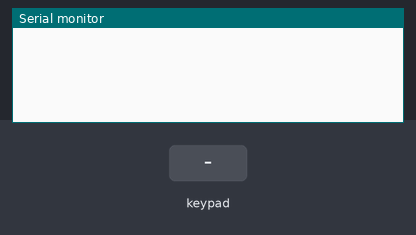
The sketch below on a simulated SparkFun Pro Micro, built with avr-gcc and run on an emulated ATmega32U4. Parts: the last lines printed to the serial monitor. Inputs (shaded band) come from the test bench. USB keyboard and mouse output is not drawn.

Above: at 1.2 s.
1.3 s: key '1' pressed
At 2.5 s:
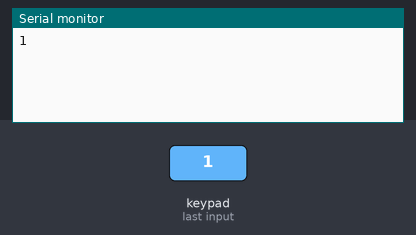
2.8 s: keypad keys 2 3 4 5 # pressed 0.4 s apart
At 5.0 s:
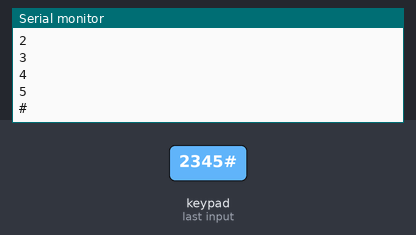
6.3 s: key 'A' pressed
At 6.7 s:
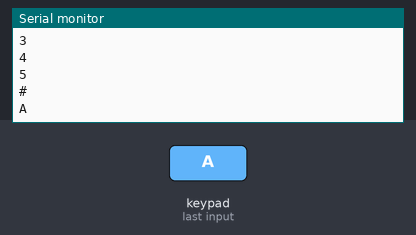
7.8 s: keypad keys 2 3 4 5 * pressed 0.4 s apart
At 10.2 s:
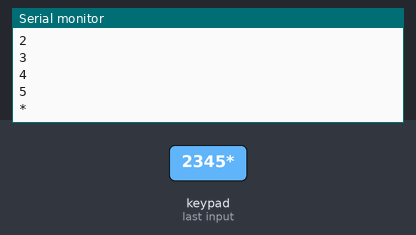
11.3 s: key 'B' pressed
At 12.5 s:
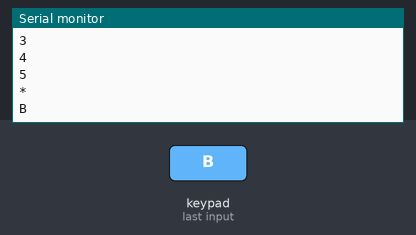
12.8 s: keypad keys 2 3 4 5 D pressed 0.4 s apart
At 15.4 s:
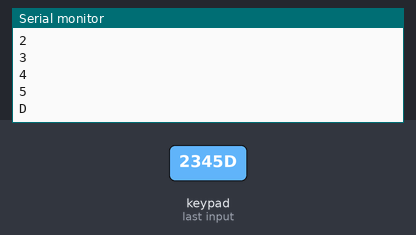
Timing chart, 0 to 16.9 s (numbered marks = the images above; inputs shaded):
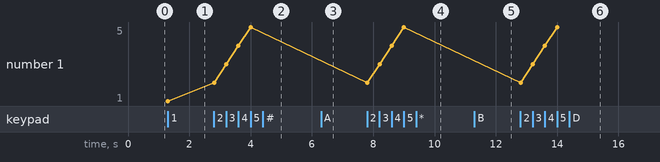

Measured:
- after the input at 1.3 s, the serial monitor: prints a new line at once (image 1)
- after the input at 2.8 s, the serial monitor: prints a new line at once (image 2)
- after the input at 6.3 s, the serial monitor: prints a new line at once (image 3)
- after the input at 7.8 s, the serial monitor: prints a new line at once (image 4)
- after the input at 11.3 s, the serial monitor: prints a new line at once (image 5)
- after the input at 12.8 s, the serial monitor: prints a new line at once (image 6)
- plotted number 1: 1 → 5 after the input at 2.8 s

The sketch:

Keypad_Matrix_Board_test.ino
```cpp
/*******************************************************************
 *  A simple Macro keyboard built with Arduino Pro Micro and a
 *  4*4 Button Matrix.
 *
 *  Parts:
 *  Arduino Pro Micro* - http://s.click.aliexpress.com/e/FQmMd5uc
 *  4*4 Keypad Button Matrix* - http://s.click.aliexpress.com/e/CqnjTgGg
 *
 *  * = Affilate
 *
 *  Written by Brian Lough
 *  YouTube: https://www.youtube.com/brianlough
 *  Tindie: https://www.tindie.com/stores/brianlough/
 *  Twitter: https://twitter.com/witnessmenow
 *******************************************************************/

// ----------------------------
// Standard Libraries
// ----------------------------

#include "Keyboard.h"
// Library with a lot of the HID definitions and methods
// Can be useful to take a look at it see whats available
// https://github.com/arduino-libraries/Keyboard/blob/master/src/Keyboard.h

// ----------------------------
// Additional Libraries - each one of these will need to be installed.
// ----------------------------

#include <Keypad.h>
// This library is for interfacing with the 4x4 Matrix
//
// Can be installed from the library manager, search for "keypad"
// and install the one by Mark Stanley and Alexander Brevig
// https://playground.arduino.cc/Code/Keypad/

const byte ROWS = 4; //four rows
const byte COLS = 4; //four columns

// the library will return the character inside this array
// when the appropriate button is pressed.
char keys[ROWS][COLS] = {
  {'1', '2', '3', 'A'},
  {'4', '5', '6', 'B'},
  {'7', '8', '9', 'C'},
  {'*', '0', '#', 'D'},
};

byte rowPins[ROWS] = {2, 3, 4, 5}; //connect to the row pinouts of the keypad
byte colPins[COLS] = {6, 7, 8, 9 }; //connect to the column pinouts of the keypad

Keypad keypad = Keypad( makeKeymap(keys), rowPins, colPins, ROWS, COLS );

void setup() {
  Serial.begin(9600);
  Keyboard.begin();
}

// This will hold down all the following buttons.
//void sendMacroCommand(uint8_t key) {
//  Keyboard.press(KEY_LEFT_CTRL);
//  Keyboard.press(KEY_LEFT_SHIFT);
//  Keyboard.press(KEY_LEFT_ALT);
//  Keyboard.press(key);
//}

void loop() {
  char key = keypad.getKey();

  if (key) {
    Serial.println(key);
    switch (key) {
      case '1':
    //Keyboard.press(KEY_LEFT_GUI);
    //Keyboard.press(KEY_RIGHT_SHIFT);
    //Keyboard.press('3');
    Keyboard.press('/');
        break;
      case '2':
       // sendMacroCommand(KEY_F2);
        break;
      case '3':
       // sendMacroCommand(KEY_F3);
        break;
      case '4':
       // sendMacroCommand(KEY_F4);
        break;
      case '5':
       // sendMacroCommand(KEY_F5);
        break;
      case '6':
       // sendMacroCommand(KEY_F6);
        break;
      case '7':
       // sendMacroCommand(KEY_F7);
        break;
      case '8':
       // sendMacroCommand(KEY_F8);
        break;
      case '9':
       // sendMacroCommand(KEY_F9);
        break;
      case '0':
       // sendMacroCommand(KEY_F10);
        break;
      case '*':
       // sendMacroCommand(KEY_F11);
        break;
      case '#':
       // sendMacroCommand(KEY_F12);
        break;
      case 'A':
       // sendMacroCommand('a');
        break;
      case 'B':
       // sendMacroCommand('b');
        break;
      case 'C':
       // sendMacroCommand('c');
        break;
      case 'D':
       // sendMacroCommand('d');
        break;
    }

    delay(100);
    Keyboard.releaseAll(); // this releases the buttons
  }

}
```
